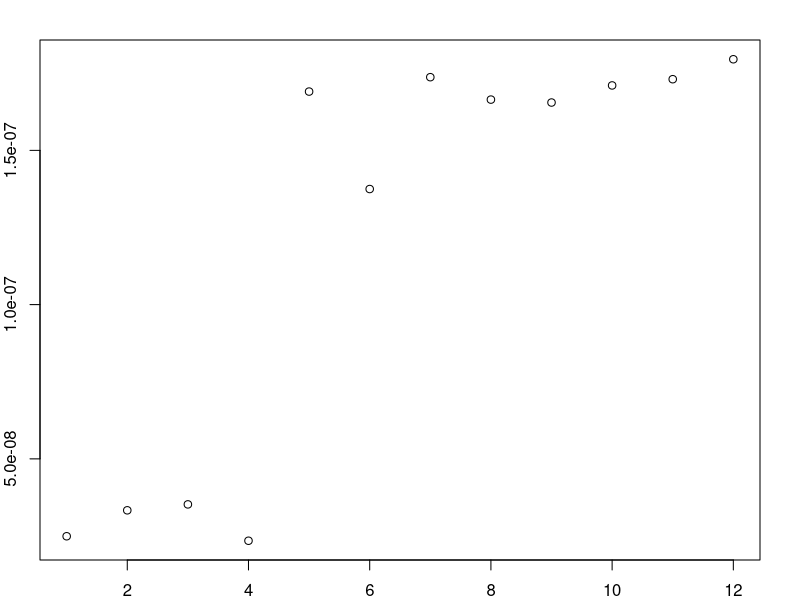

Source code (R):
cat("\014")					# clears the command console

RankOneUpdate <- function(U,S,V,A,B)
{
	V <- rbind(V,matrix(0,1,ncol(V)));

	# eq 6
	M <- t(U) %*% A;
	P <- A - (U%*%M);
	Ra = norm(P);
	P <- (1/Ra) * P;

	# eq 7
	N <- t(V) %*% B;
	Q <- B - (V%*%N);
	Rb <- norm(Q);
	Q <- (1/Rb) * Q;

	K <- S
	K <- rbind(K,0);
	K <- cbind(K,0);

	M1 <- rbind(M,Ra);
	M2 <- rbind(N,Rb);
	K <- K + M1 %*% t(M2);

	KSVD <- svd(K);
	K_U <- KSVD$u;
	K_S <- diag(KSVD$d);
	K_V <- KSVD$v;

	U_new <- cbind(U,P);
	V_new <- cbind(V,Q);

	U_new <- U_new %*% K_U;
	V_new <- V_new %*% K_V;
	S_new <- K_S;
	result <- list(U=U_new,S=S_new,V=V_new);
	rm(KSVD,M1,M2,K,N,Q,Rb,M,P,Ra);
	return(result);
}

{
	v_h = 108;
	v_w = 192;
	p = v_h * v_w;
	FPS = 25;
	seconds = 1;
	q = FPS * seconds;
	max_rank = q/2;

	Amp = 255						# Amp defines the maximum value a matrix element can take

	sizeX = p*q;

	X <- matrix(sample.int(Amp, sizeX, replace = TRUE),nrow = p,ncol = q,byrow = TRUE)
	SVD <- svd(X);
	U <- SVD$u;
	S <- diag(SVD$d);
	V <- SVD$v;

	rm(SVD,sizeX);

	B <- matrix(0,q+1,1)
	B[q+1] = 1;

	ERR <- matrix(0,1,max_rank);

	for (I in (1:max_rank))
	{
		A <- matrix(sample.int(Amp, p, replace = TRUE),nrow = p,ncol = 1,byrow = TRUE)
		
		result <- RankOneUpdate(U,S,V,A,B);
		Un <- result$U;
		Sn <- result$S;
		Vn <- result$V;
		rm(result,U,S,V);
		U <- Un; S <- Sn; V <- Vn;
		
		X <- cbind(X,matrix(0,nrow(X),1));
		X <- X + (A%*%t(B));
		
		B <- rbind(0,B);
		
		Xn <- (Un %*% Sn)%*%t(Vn);
		ERR[I] <- norm(X-Xn);
	}
	rm(A);
	rm(Amp);
	rm(Un,Sn,Vn);	 # remove this line in order to compare obtained and desired eigens
	rm(U,S,V);	 	 # remove this line in order to compare obtained and desired eigens
	rm(X,Xn);		 # remove this line in order to compare X and Xn
	par(mar = rep(2, 4));
	plot(1:max_rank, ERR);
}
rm(B,I,max_rank,p,q);
rm(RankOneUpdate)